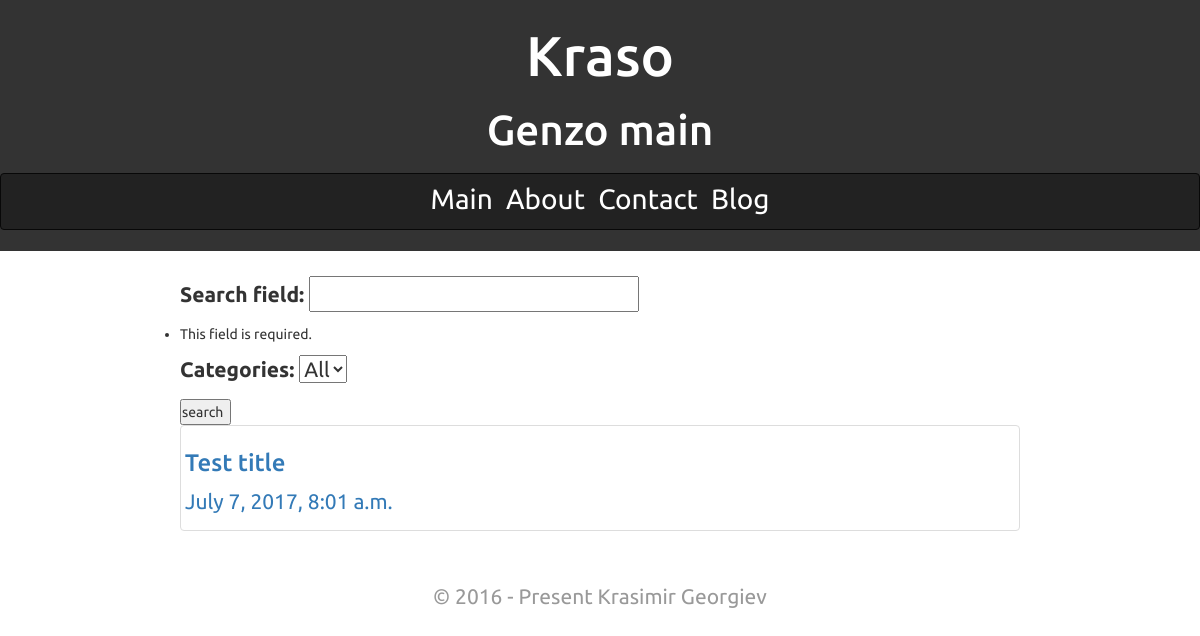
The page /blog/ on the database as committed earlier.
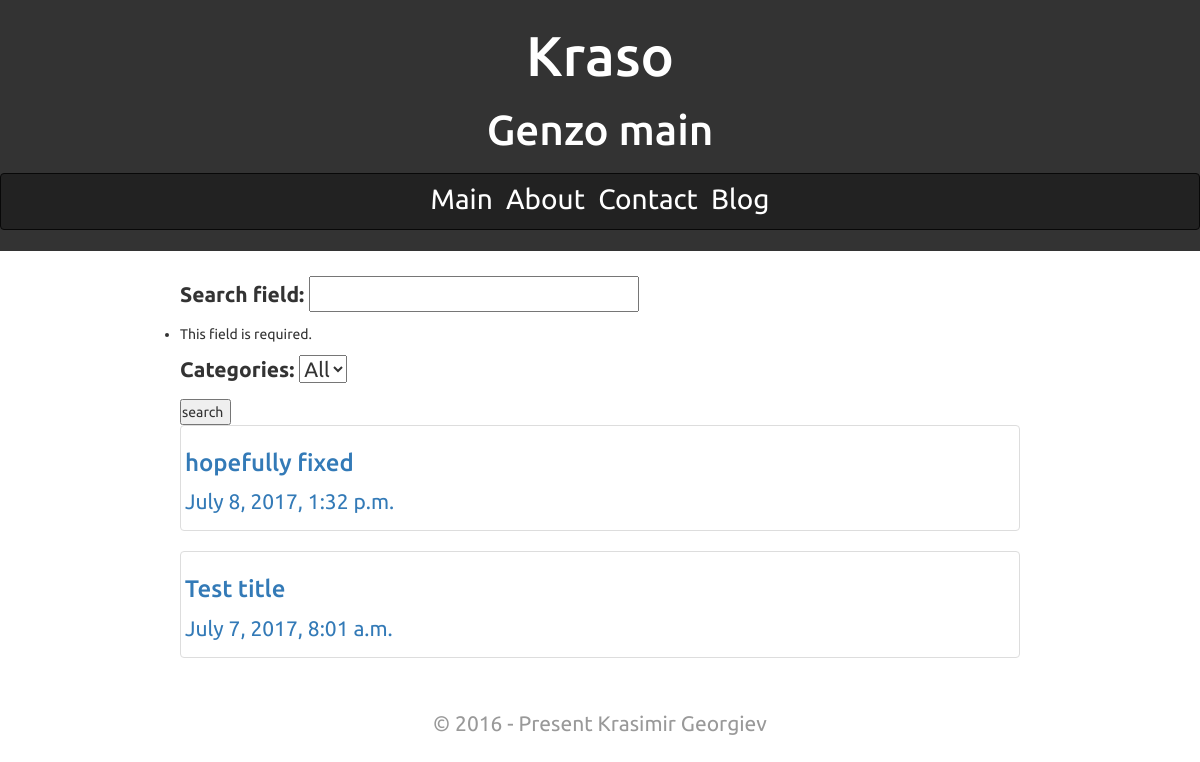
The same page on the database as committed later.
### blog/models.py (models this page shows, shortened)
class Blog(models.Model):
	title = models.CharField(max_length = 255)
	created_at = models.DateTimeField(auto_now_add = True)
	writer = models.CharField(max_length = 255)
	shareable = models.BooleanField(default = False)
	categories = models.ManyToManyField("Category")
	class Meta():
		ordering = ['-created_at', ]

### blog/views.py (the view, shortened to what this page needs)
def blog_list(request):
	blogs = Blog.objects.all()
	search_form = forms.SearchForm()
	if request.method == "GET":
		search_form = forms.SearchForm(request.GET)
	return render(request, 'blog/blog_list.html',
		{'blog_list': blogs, 'search_form': search_form})

### blog/forms.py
class SearchForm(forms.Form):
	search_field = forms.CharField(max_length = 255, required=False)
	categories = forms.ChoiceField(choices = category_choices.CHOICES)

### blog/templates/blog/blog_list.html (shortened to what this page needs)
{% extends 'layout.html' %}
{% block content %}
<form action="" method = "GET">
	{{ search_form.as_p }}
	<input type="submit" value = "search">
</form>
{% for blog in blog_list %}
	<a href = "{% url 'blog:blog_detail' pk=blog.pk %}">
		<div class = "thumbnail blog_box">
			<h3>
			{{ blog.title }}
			</h3>
			<p>{{ blog.created_at }}</p>
		</div>
	</a>
{% endfor %}
{% endblock %}

Rows that differ between the two databases and show on the page:
added Blog: title "hopefully fixed", created_at "July 8, 2017, 1:32 p.m."
